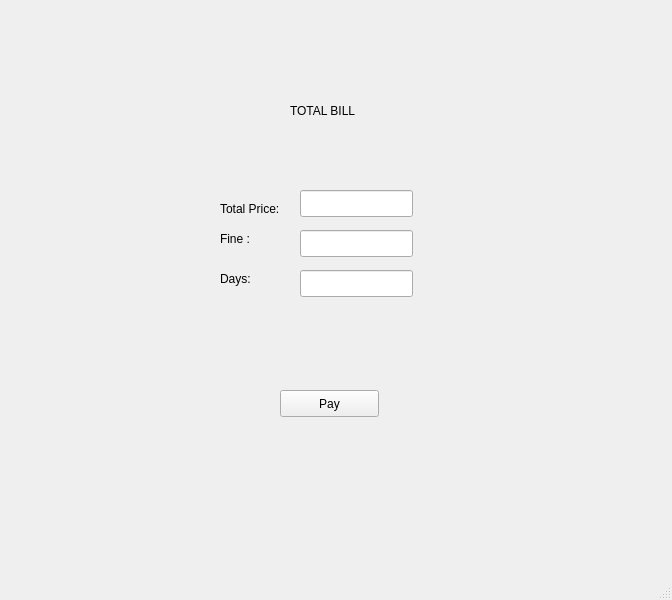
<?xml version="1.0" encoding="UTF-8"?>
<ui version="4.0">
 <class>MainWindow</class>
 <widget class="QMainWindow" name="MainWindow">
  <property name="geometry">
   <rect>
    <x>0</x>
    <y>0</y>
    <width>672</width>
    <height>600</height>
   </rect>
  </property>
  <property name="windowTitle">
   <string>MainWindow</string>
  </property>
  <widget class="QWidget" name="centralwidget">
   <widget class="QLabel" name="label">
    <property name="geometry">
     <rect>
      <x>290</x>
      <y>90</y>
      <width>81</width>
      <height>41</height>
     </rect>
    </property>
    <property name="text">
     <string>TOTAL BILL</string>
    </property>
   </widget>
   <widget class="QLabel" name="label_2">
    <property name="geometry">
     <rect>
      <x>220</x>
      <y>200</y>
      <width>81</width>
      <height>17</height>
     </rect>
    </property>
    <property name="text">
     <string>Total Price:</string>
    </property>
   </widget>
   <widget class="QLabel" name="label_3">
    <property name="geometry">
     <rect>
      <x>220</x>
      <y>230</y>
      <width>81</width>
      <height>17</height>
     </rect>
    </property>
    <property name="text">
     <string>Fine :</string>
    </property>
   </widget>
   <widget class="QLabel" name="label_4">
    <property name="geometry">
     <rect>
      <x>220</x>
      <y>270</y>
      <width>81</width>
      <height>17</height>
     </rect>
    </property>
    <property name="text">
     <string>Days:</string>
    </property>
   </widget>
   <widget class="QLineEdit" name="price">
    <property name="geometry">
     <rect>
      <x>300</x>
      <y>190</y>
      <width>113</width>
      <height>27</height>
     </rect>
    </property>
   </widget>
   <widget class="QLineEdit" name="fine">
    <property name="geometry">
     <rect>
      <x>300</x>
      <y>230</y>
      <width>113</width>
      <height>27</height>
     </rect>
    </property>
   </widget>
   <widget class="QLineEdit" name="days">
    <property name="geometry">
     <rect>
      <x>300</x>
      <y>270</y>
      <width>113</width>
      <height>27</height>
     </rect>
    </property>
   </widget>
   <widget class="QPushButton" name="pay">
    <property name="geometry">
     <rect>
      <x>280</x>
      <y>390</y>
      <width>99</width>
      <height>27</height>
     </rect>
    </property>
    <property name="text">
     <string>Pay</string>
    </property>
   </widget>
  </widget>
  <widget class="QMenuBar" name="menubar">
   <property name="geometry">
    <rect>
     <x>0</x>
     <y>0</y>
     <width>672</width>
     <height>25</height>
    </rect>
   </property>
  </widget>
  <widget class="QStatusBar" name="statusbar"/>
 </widget>
 <resources/>
 <connections/>
</ui>
